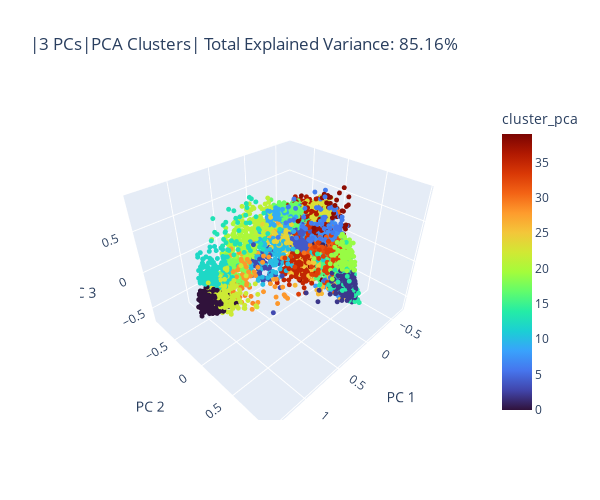

Here is the notebook cell this chart was saved with:
### Markdown cell above
#### 3D plot
Let's pick the first 3 principal components (PCs) and visualize them in a 3D space. 

I'll create one plot for the **PCA clusters**, one for the **feature clusters**.

### Code cell
# Calculate the first three PCs' total variance
explained_var_3dims = pca_model.explained_variance_ratio_[0:3].sum() * 100

# Plot PCA clusters
fig = px.scatter_3d(
    spotify_pca, x="pca0", y="pca1", z="pca2",
    color="cluster_pca",
    color_continuous_scale="turbo",
    title=f'|3 PCs|PCA Clusters| Total Explained Variance: {explained_var_3dims:.2f}%',
    labels={'pca0': 'PC 1', 'pca1': 'PC 2', 'pca2': 'PC 3'},
    width=600, height=500
)
fig.update_traces(marker_size = 1.7)
fig.show()

### Figure 1 — Plotly figure (JSON) as saved in the notebook; plotly's stock layout.template omitted (floating-point values rounded to 4 significant figures; data arrays with more than 128 entries replaced by an {"elided": "..."} marker saying what was removed)
{"data": [{"hovertemplate": "PC 1=%{x}<br>PC 2=%{y}<br>PC 3=%{z}<br>cluster_pca=%{marker.color}<extra></extra>", "legendgroup": "", "marker": {"color": {"elided": "5114 int values"}, "coloraxis": "coloraxis", "size": 1.7, "symbol": "circle"}, "mode": "markers", "name": "", "scene": "scene", "showlegend": false, "type": "scatter3d", "x": {"elided": "5114 float values"}, "y": {"elided": "5114 float values"}, "z": {"elided": "5114 float values"}}], "layout": {"coloraxis": {"colorbar": {"title": {"text": "cluster_pca"}}, "colorscale": [[0, "#30123b"], [0.07143, "#4145ab"], [0.1429, "#4675ed"], [0.2143, "#39a2fc"], [0.2857, "#1bcfd4"], [0.3571, "#24eca6"], [0.4286, "#61fc6c"], [0.5, "#a4fc3b"], [0.5714, "#d1e834"], [0.6429, "#f3c63a"], [0.7143, "#fe9b2d"], [0.7857, "#f36315"], [0.8571, "#d93806"], [0.9286, "#b11901"], [1, "#7a0402"]]}, "height": 500, "legend": {"tracegroupgap": 0}, "scene": {"domain": {"x": [0, 1], "y": [0, 1]}, "xaxis": {"title": {"text": "PC 1"}}, "yaxis": {"title": {"text": "PC 2"}}, "zaxis": {"title": {"text": "PC 3"}}}, "title": {"text": "|3 PCs|PCA Clusters| Total Explained Variance: 85.16%"}, "width": 600}}
